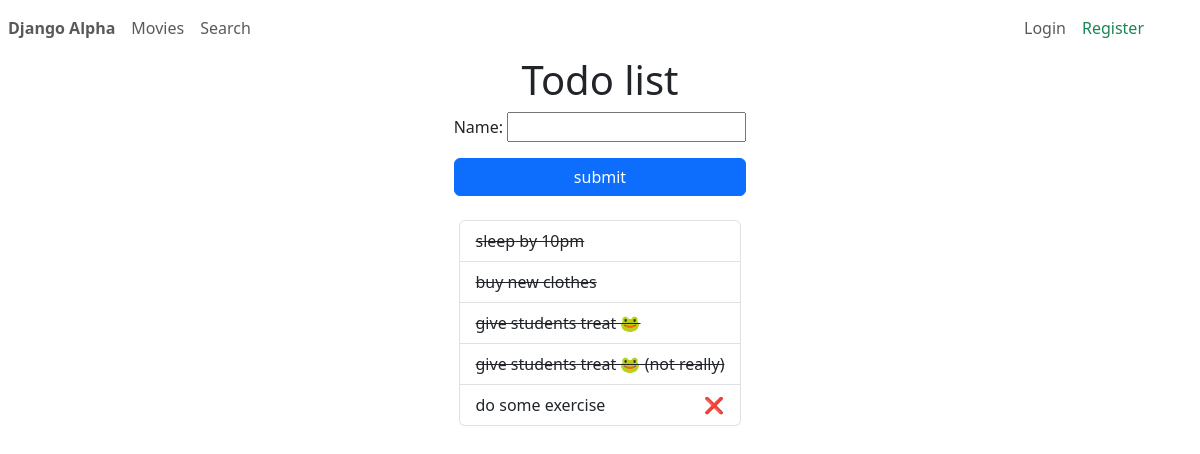
/, run on an earlier commit of the app's database.
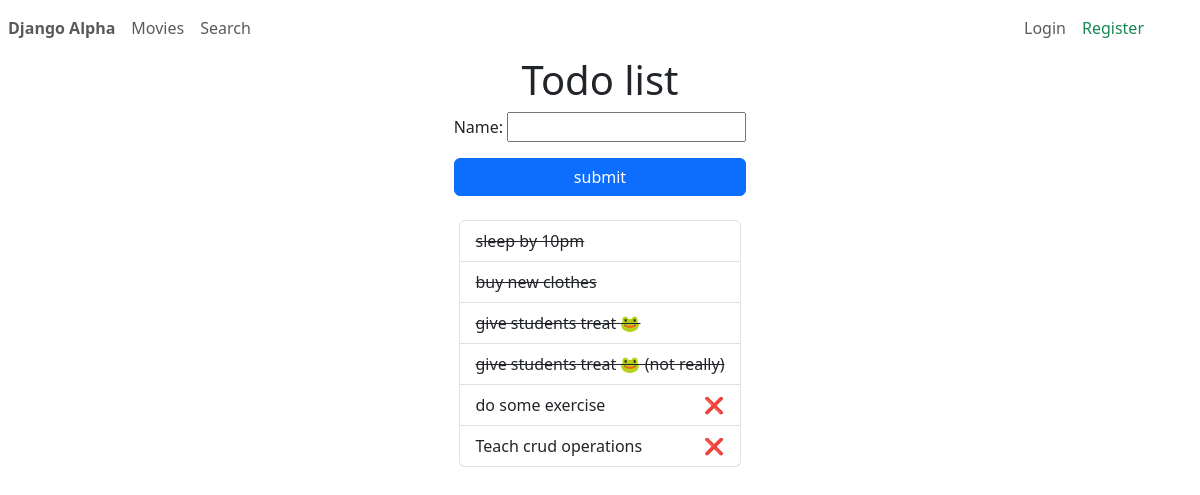
And on a later commit of the database.
### main/models.py (models this page shows)
class Task(models.Model):
    name = models.CharField(max_length = 150)
    completed = models.BooleanField(default=False)

### main/views.py (the view)
# urls.py: path("", index, name="index"),
def index(request):
    task_list = Task.objects.all() # select * from tasks
    return render(request, 'index.html', {
        'tasks': task_list,
        'form': TaskForm()
    })

### main/forms.py
class TaskForm(forms.ModelForm):
    class Meta:
        model = Task
        fields = ['name']

### templates/index.html (shortened to what this page needs)
<!doctype html>
<html lang="en">
<head>
    <link href="https://cdn.jsdelivr.net/npm/bootstrap@5.3.2/dist/css/bootstrap.min.css" rel="stylesheet"
 />
</head>
<body>
    <header>
        {% include 'components/menu.html' %}
    </header>
    <main>
        <h1>
            Todo list
        </h1>
        <div>
            <form action="{% url 'add_task' %}" method="post">
                {{form.as_p}}
                <div class="d-grid">
                    <button class="btn btn-primary">submit</button>
                </div>
            </form>
        </div>
        <div>
            <ul class="list-group mt-4">
                {% for item in tasks %}
                    {% if not item.completed %}
                    <li class="list-group-item d-flex">
                        {{item.name}}
                        <a class="nav-link ms-auto" href="{% url 'complete' item.id %}">❌</a>
                    </li>
                    {% else %}
                    <li class="list-group-item d-flex">
                        <del>{{item.name}}</del>
                    </li>
                    {% endif %}
                {% empty %}
                    <li class="list-group-item">No task added</li>
                {% endfor %}
            </ul>
        </div>
    </main>
</body>
</html>

What changed in the data, as far as the page shows it:
added Task: name "Teach crud operations"
